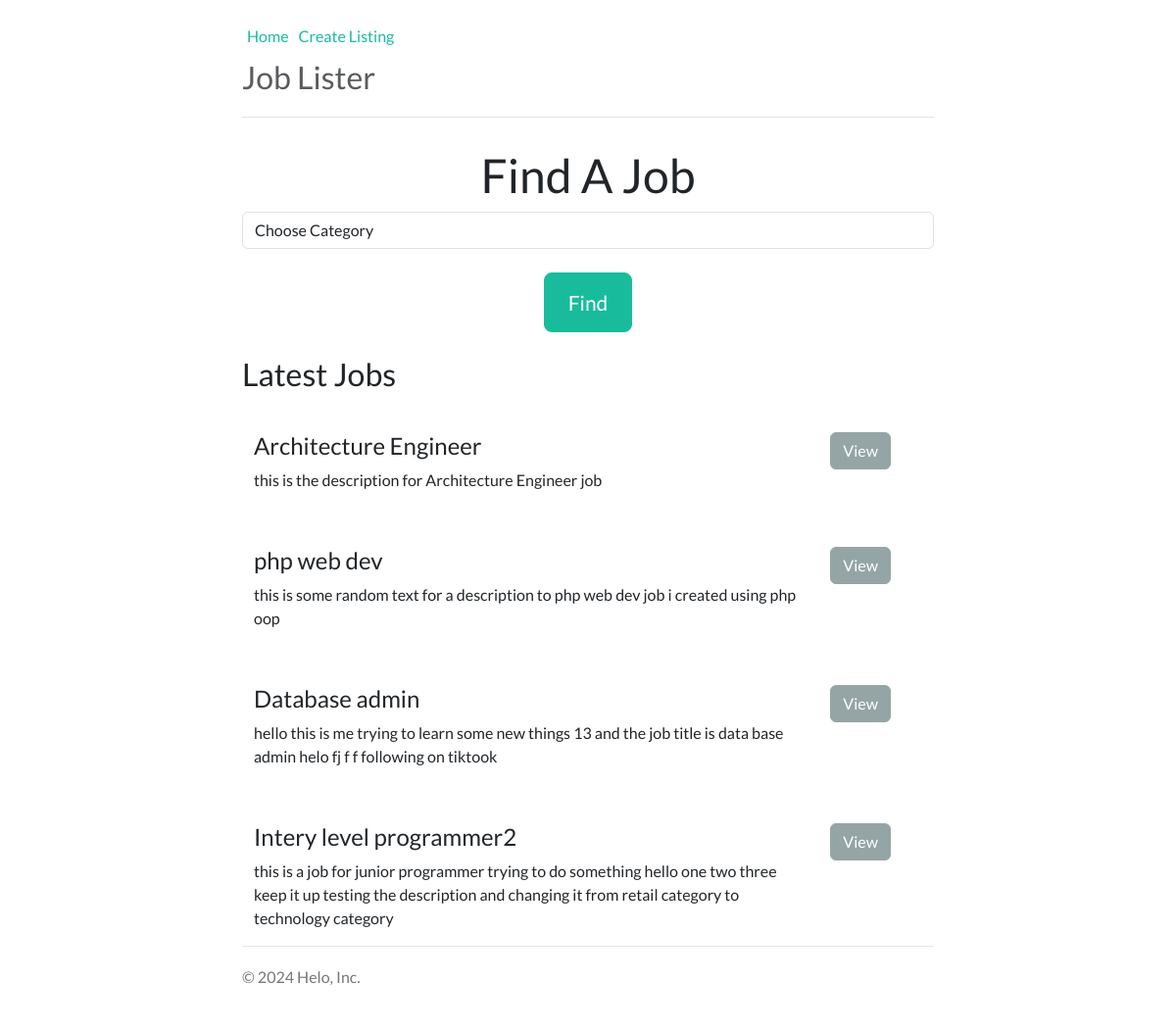
The page / on the database its author committed.
### tables this page shows
CREATE TABLE `jobs` (
  `id` int(11) NOT NULL,
  `category_id` int(11) NOT NULL,
  `company` varchar(255) NOT NULL,
  `job_title` varchar(255) NOT NULL,
  `description` varchar(255) NOT NULL,
  `salary` varchar(255) NOT NULL,
  `location` varchar(255) NOT NULL,
  `contact_user` varchar(255) NOT NULL,
  `contact_email` varchar(255) NOT NULL,
  `post_date` timestamp NOT NULL DEFAULT current_timestamp()
);

### lib/template.php (called while the page is built, shortened)
<?php
class Template
{
    protected $template;
    public function __construct($template)
    {
        $this->template = $template;
    }
    public function __toString()
    {
        $templateDir = dirname($this->template);
        include basename($this->template);
        return ob_get_clean();
    }
}

### lib/database.php (called while the page is built, shortened)
<?php
class Database
{
    private $host = DB_HOST;
    private $user = DB_USER;
    private $pass = DB_PASS;
    private $dbName = DB_NAME;
    private $dbh;
    private $stmt;
    public function __construct()
    {
        $dsn = "mysql:host=" . $this->host . ';dbname=' . $this->dbName;
        $options = array(
            PDO::ATTR_PERSISTENT => true,
            PDO::ATTR_ERRMODE => PDO::ERRMODE_EXCEPTION
        );
        try {
            $this->dbh = new PDO($dsn, $this->user, $this->pass, $options);
        } catch (PDOException $e) {
            $this->error = $e->getMessage();
        }
    }
    public function query($query)
    {
        $this->stmt = $this->dbh->prepare($query);
    }
    public function execute(){
        return $this->stmt->execute();
    }
    public function resultSet(){
        $this->execute();
        return $this->stmt->fetchAll(PDO::FETCH_OBJ);
    }
}

### lib/job.php (called while the page is built, shortened)
<?php
class Job
{
    private $db;
    public function __construct()
    {
        $this->db = new Database;
    }
    public function getAllJobs()
    {
        $this->db->query(
            "SELECT jobs.*,categories.name AS cname
                    FROM `jobs`
                    INNER JOIN `categories`
                    ON jobs.category_id = categories.id
                    ORDER BY post_date DESC"
        );
        $results = $this->db->resultSet();
        return $results;
    }
    public function getCategories()
    {
        $this->db->query("SELECT * FROM `categories`");
        $results = $this->db->resultSet();
        return $results;
    }
}

### templates/frontpage.php (the view, shortened to what this page needs)
<?php
include 'inc/header.php';
?>
<div class="jumbotron">
    <h1>Find A Job</h1>
    <form action="index.php" method="GET">
        <select name="category" class="form-control">
            <option value="0">Choose Category</option>
        </select>
        <br>
        <input type="submit" class="btn btn-lg btn-success" value="Find">
        <br>
        <br>
    </form>
</div>
<h3><?= $title ?></h3>
<?php foreach($jobs as $job): ?>
    <div class="row marketing">
        <div class="col-md-10">
            <h4><?= $job->job_title ?></h4>
            <p><?= $job->description ?></p>
        </div>
        <div class="col-md-2">
           <a class="btn btn-secondary" href="job.php?id=<?=$job->id?>">View</a>
    </div>
<?php endforeach;?>
<?php
include 'inc/footer.php';
?>

### index.php (shortened to what this page needs)
<?php
$job = new Job;
$template = new Template('templates/frontpage.php');
$category = isset($_GET['category']) ? $_GET['category'] : null;
if ($category) {
    $template->jobs = $job->getByCategory($category);
    $template->title = "Jobs In ". $job->getCategory($category)->name;
} else {
    $template->title = "Latest Jobs";
    $template->jobs = $job->getAllJobs();
}
$template->categories = $job->getCategories();
echo $template;

### templates/inc/header.php (shortened to what this page needs)
<!DOCTYPE html>
<html lang="en">
<head>
    <link rel="stylesheet" href="templates/css/bootstrap.min.css">
    <link rel="stylesheet" href="templates/css/style.css">
</head>
<body>
<div class="container">
      <div class="header clearfix">
        <nav>
          <ul class="nav nav-pills pull-right">
            <li style="margin: 5px;" role="presentation" ><a style="text-decoration: none;" href="index.php">Home</a></li>
            <li style="margin: 5px;" role="presentation"><a style="text-decoration: none;" href="create.php">Create Listing</a></li>
          </ul>
        </nav>
        <h3 style="margin-top: 5px;" class="text-muted"><?= SITE_TITLE ?></h3>
      </div>

### templates/inc/footer.php
<footer class="footer">
        <p>&copy; 2024 Helo, Inc.</p>
      </footer>
    </div>
</body>
</html>

### templates/css/style.css (style rules this page uses)
body { padding-top: 20px; padding-bottom: 20px; }
.header, .marketing, .footer { padding-right: 15px; padding-left: 15px; }
.header { padding-bottom: 20px; border-bottom: 1px solid #e5e5e5; }
.header h3 { margin-top: 0; margin-bottom: 0; line-height: 40px; }
.footer { padding-top: 19px; color: #777; border-top: 1px solid #e5e5e5; }
@media (min-width: 768px) { .container { max-width: 730px; } }
.jumbotron { text-align: center; border-bottom: 1px solid #e5e5e5; }
.jumbotron .btn { padding: 14px 24px; font-size: 21px; }
.marketing { margin: 40px 0; }
@media screen and (min-width: 768px) { .header, .marketing, .footer { padding-right: 0; padding-left: 0; } }
@media screen and (min-width: 768px) { .header { margin-bottom: 30px; } }
@media screen and (min-width: 768px) { .jumbotron { border-bottom: 0; } }

### rows shown on the page
jobs: job_title "Architecture Engineer", description "this is the description for Architecture Engineer job"
jobs: job_title "php web dev", description "this is some random text for a description to php web dev job i created using php oop"
jobs: job_title "Database admin", description "hello this is me trying to learn some new things 13 and the job title is data base admin helo fj f f following on tiktook"
jobs: job_title "Intery level programmer2", description "this is a job for junior programmer trying to do something hello one two three keep it up testing the description and changing it from retail category to technology category"

### other values the page prints
SITE_TITLE "Job Lister"
$title "Latest Jobs"
